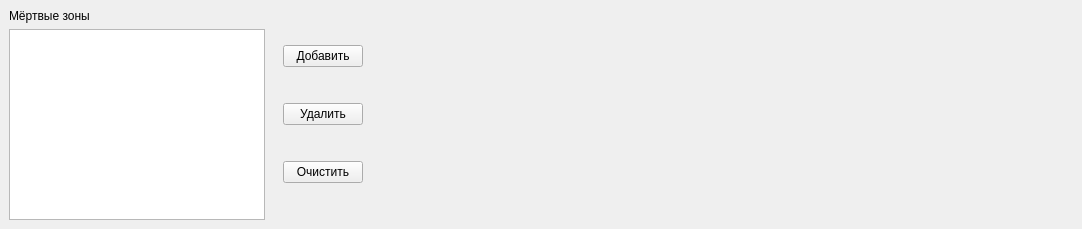
<?xml version="1.0" encoding="UTF-8"?>
<ui version="4.0">
 <class>maskCreateForm</class>
 <widget class="QWidget" name="maskCreateForm">
  <property name="geometry">
   <rect>
    <x>0</x>
    <y>0</y>
    <width>1082</width>
    <height>229</height>
   </rect>
  </property>
  <property name="sizePolicy">
   <sizepolicy hsizetype="Preferred" vsizetype="Fixed">
    <horstretch>0</horstretch>
    <verstretch>0</verstretch>
   </sizepolicy>
  </property>
  <property name="maximumSize">
   <size>
    <width>16777215</width>
    <height>229</height>
   </size>
  </property>
  <property name="windowTitle">
   <string>Form</string>
  </property>
  <layout class="QHBoxLayout" name="horizontalLayout">
   <property name="spacing">
    <number>0</number>
   </property>
   <property name="leftMargin">
    <number>0</number>
   </property>
   <property name="topMargin">
    <number>0</number>
   </property>
   <property name="rightMargin">
    <number>0</number>
   </property>
   <property name="bottomMargin">
    <number>0</number>
   </property>
   <item>
    <widget class="QWidget" name="widgetList" native="true">
     <layout class="QVBoxLayout" name="verticalLayout">
      <item>
       <widget class="QLabel" name="labelDeathAreas">
        <property name="text">
         <string>Мёртвые зоны</string>
        </property>
       </widget>
      </item>
      <item>
       <widget class="QListWidget" name="listWidgetDeathAreas">
        <property name="sizePolicy">
         <sizepolicy hsizetype="Fixed" vsizetype="Expanding">
          <horstretch>0</horstretch>
          <verstretch>0</verstretch>
         </sizepolicy>
        </property>
        <property name="verticalScrollBarPolicy">
         <enum>Qt::ScrollBarAsNeeded</enum>
        </property>
        <property name="horizontalScrollBarPolicy">
         <enum>Qt::ScrollBarAlwaysOff</enum>
        </property>
        <property name="editTriggers">
         <set>QAbstractItemView::SelectedClicked</set>
        </property>
        <property name="alternatingRowColors">
         <bool>false</bool>
        </property>
       </widget>
      </item>
     </layout>
    </widget>
   </item>
   <item>
    <widget class="QWidget" name="widgetButtoBox" native="true">
     <layout class="QVBoxLayout" name="verticalLayout_2">
      <property name="spacing">
       <number>0</number>
      </property>
      <item>
       <widget class="QPushButton" name="pushButtonAddDeathArea">
        <property name="text">
         <string>Добавить</string>
        </property>
       </widget>
      </item>
      <item>
       <widget class="QPushButton" name="pushButtonRemoveDeathArea">
        <property name="text">
         <string>Удалить</string>
        </property>
       </widget>
      </item>
      <item>
       <widget class="QPushButton" name="pushButtonClearDeathArea">
        <property name="text">
         <string>Очистить</string>
        </property>
       </widget>
      </item>
     </layout>
    </widget>
   </item>
   <item>
    <spacer name="horizontalSpacer">
     <property name="orientation">
      <enum>Qt::Horizontal</enum>
     </property>
     <property name="sizeHint" stdset="0">
      <size>
       <width>40</width>
       <height>20</height>
      </size>
     </property>
    </spacer>
   </item>
  </layout>
 </widget>
 <resources/>
 <connections/>
</ui>
